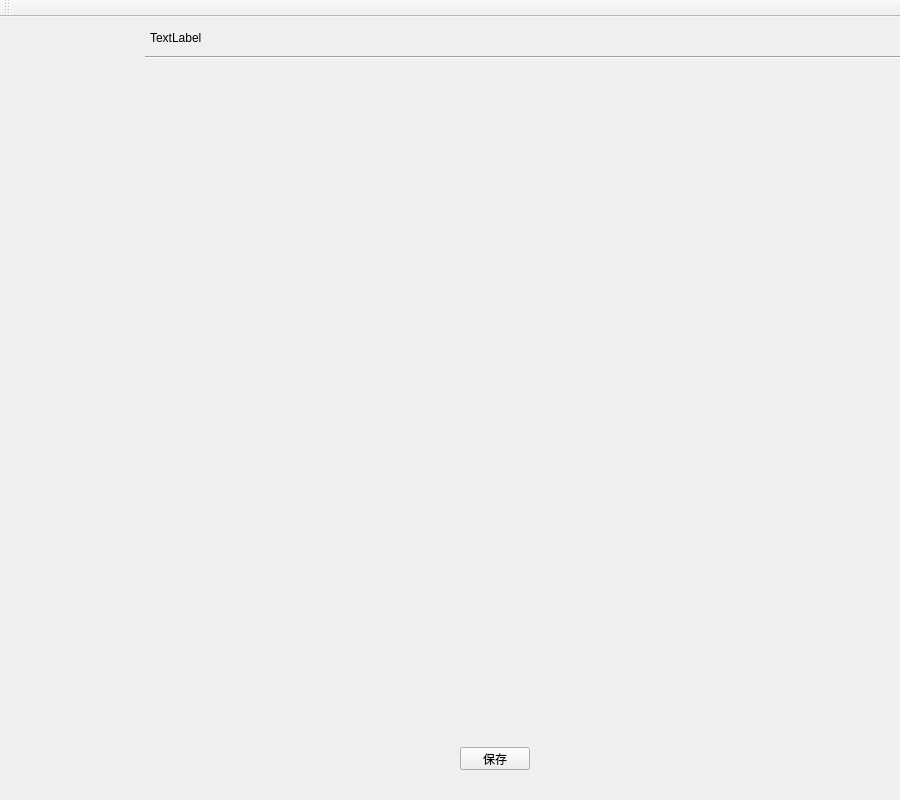
<?xml version="1.0" encoding="UTF-8"?>
<ui version="4.0">
 <class>json_toolClass</class>
 <widget class="QMainWindow" name="json_toolClass">
  <property name="geometry">
   <rect>
    <x>0</x>
    <y>0</y>
    <width>900</width>
    <height>800</height>
   </rect>
  </property>
  <property name="minimumSize">
   <size>
    <width>900</width>
    <height>800</height>
   </size>
  </property>
  <property name="maximumSize">
   <size>
    <width>900</width>
    <height>800</height>
   </size>
  </property>
  <property name="windowTitle">
   <string>json_tool</string>
  </property>
  <widget class="QWidget" name="centralWidget">
   <widget class="QScrollArea" name="m_navi_scrollArea">
    <property name="geometry">
     <rect>
      <x>0</x>
      <y>0</y>
      <width>145</width>
      <height>780</height>
     </rect>
    </property>
    <property name="frameShape">
     <enum>QFrame::NoFrame</enum>
    </property>
    <property name="widgetResizable">
     <bool>true</bool>
    </property>
    <widget class="QWidget" name="m_navi_scrollAreaWidget">
     <property name="geometry">
      <rect>
       <x>0</x>
       <y>0</y>
       <width>145</width>
       <height>780</height>
      </rect>
     </property>
    </widget>
   </widget>
   <widget class="QScrollArea" name="m_content_scrollArea">
    <property name="geometry">
     <rect>
      <x>146</x>
      <y>50</y>
      <width>751</width>
      <height>661</height>
     </rect>
    </property>
    <property name="frameShape">
     <enum>QFrame::NoFrame</enum>
    </property>
    <property name="widgetResizable">
     <bool>true</bool>
    </property>
    <widget class="QWidget" name="m_content_saw">
     <property name="geometry">
      <rect>
       <x>0</x>
       <y>0</y>
       <width>751</width>
       <height>661</height>
      </rect>
     </property>
    </widget>
   </widget>
   <widget class="Line" name="m_hline">
    <property name="geometry">
     <rect>
      <x>145</x>
      <y>30</y>
      <width>851</width>
      <height>20</height>
     </rect>
    </property>
    <property name="orientation">
     <enum>Qt::Horizontal</enum>
    </property>
   </widget>
   <widget class="QLabel" name="m_ltitle">
    <property name="geometry">
     <rect>
      <x>150</x>
      <y>10</y>
      <width>101</width>
      <height>21</height>
     </rect>
    </property>
    <property name="text">
     <string>TextLabel</string>
    </property>
   </widget>
   <widget class="QPushButton" name="m_save_btn">
    <property name="geometry">
     <rect>
      <x>460</x>
      <y>730</y>
      <width>70</width>
      <height>23</height>
     </rect>
    </property>
    <property name="text">
     <string>保存</string>
    </property>
   </widget>
  </widget>
  <widget class="QMenuBar" name="menuBar">
   <property name="geometry">
    <rect>
     <x>0</x>
     <y>0</y>
     <width>900</width>
     <height>23</height>
    </rect>
   </property>
  </widget>
  <widget class="QToolBar" name="mainToolBar">
   <attribute name="toolBarArea">
    <enum>TopToolBarArea</enum>
   </attribute>
   <attribute name="toolBarBreak">
    <bool>false</bool>
   </attribute>
  </widget>
 </widget>
 <layoutdefault spacing="6" margin="11"/>
 <resources>
  <include location="json_tool.qrc"/>
 </resources>
 <connections/>
</ui>
